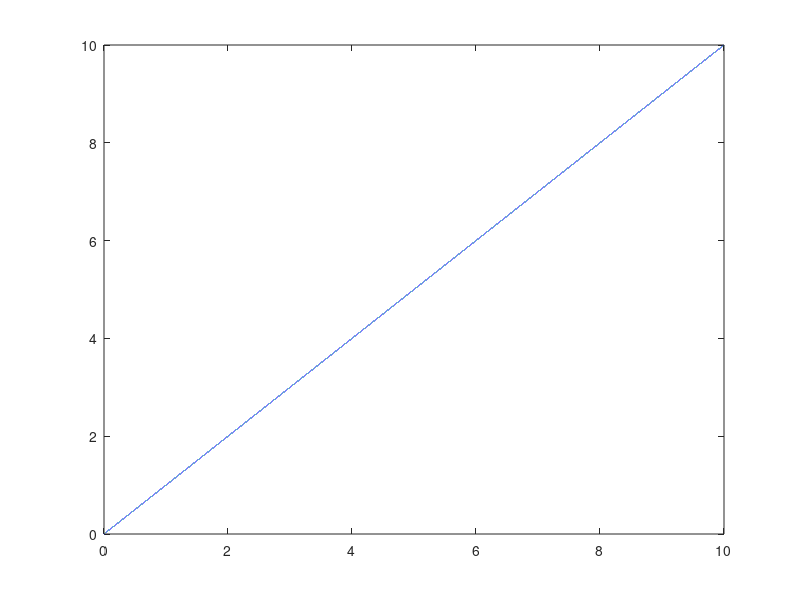

Write the MATLAB code that produced this figure.
clear
clc
close all

dx = 0.0001;
L = 10;

x = 0:dx:L;

q = x;

figure()
plot(x,q)

Ft = 0;

%%%Total Force
for idx = 1:length(q)-1
   Ft = Ft + q(idx)*dx; 
end

Ft

%%%%Center Point
%%%% int x * f(x) dx / Ft
xc = 0;
for idx = 1:length(q)-1
    xc = xc + x(idx)*q(idx)*dx;
end
xc = xc / Ft

ylim([0 max(q)])
xlim([0 L])
